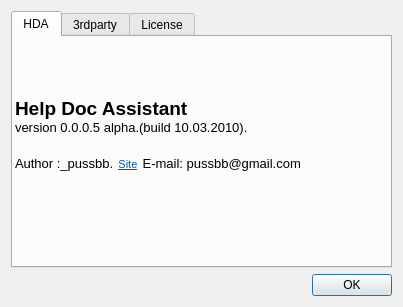
<?xml version="1.0" encoding="UTF-8"?>
<ui version="4.0">
 <class>About</class>
 <widget class="QDialog" name="About">
  <property name="windowModality">
   <enum>Qt::ApplicationModal</enum>
  </property>
  <property name="geometry">
   <rect>
    <x>0</x>
    <y>0</y>
    <width>403</width>
    <height>307</height>
   </rect>
  </property>
  <property name="windowTitle">
   <string>About</string>
  </property>
  <property name="modal">
   <bool>true</bool>
  </property>
  <layout class="QGridLayout" name="gridLayout">
   <item row="0" column="0">
    <widget class="QTabWidget" name="tabWidget">
     <property name="currentIndex">
      <number>0</number>
     </property>
     <widget class="QWidget" name="tab">
      <attribute name="title">
       <string>HDA</string>
      </attribute>
      <widget class="QLabel" name="label">
       <property name="geometry">
        <rect>
         <x>2</x>
         <y>-32</y>
         <width>373</width>
         <height>261</height>
        </rect>
       </property>
       <property name="text">
        <string>&lt;!DOCTYPE HTML PUBLIC &quot;-//W3C//DTD HTML 4.0//EN&quot; &quot;http://www.w3.org/TR/REC-html40/strict.dtd&quot;&gt;
&lt;html&gt;&lt;head&gt;&lt;meta name=&quot;qrichtext&quot; content=&quot;1&quot; /&gt;&lt;style type=&quot;text/css&quot;&gt;
p, li { white-space: pre-wrap; }
&lt;/style&gt;&lt;/head&gt;&lt;body style=&quot; font-family:'DejaVu Sans'; font-size:8pt; font-weight:400; font-style:normal;&quot;&gt;
&lt;p style=&quot; margin-top:0px; margin-bottom:0px; margin-left:0px; margin-right:0px; -qt-block-indent:0; text-indent:0px;&quot;&gt;&lt;img src=&quot;:/etc/icons/file-manager.png&quot; /&gt;&lt;span style=&quot; font-size:14pt; font-weight:600;&quot;&gt;Help Doc Assistant  &lt;/span&gt;&lt;/p&gt;
&lt;p align=&quot;justify&quot; style=&quot; margin-top:0px; margin-bottom:0px; margin-left:0px; margin-right:0px; -qt-block-indent:0; text-indent:0px;&quot;&gt;&lt;span style=&quot; font-size:10pt;&quot;&gt;version 0.0.0.5 alpha.(build 10.03.2010).&lt;/span&gt;&lt;/p&gt;
&lt;p align=&quot;justify&quot; style=&quot;-qt-paragraph-type:empty; margin-top:0px; margin-bottom:0px; margin-left:0px; margin-right:0px; -qt-block-indent:0; text-indent:0px; font-size:10pt;&quot;&gt;&lt;/p&gt;
&lt;p align=&quot;justify&quot; style=&quot; margin-top:0px; margin-bottom:0px; margin-left:0px; margin-right:0px; -qt-block-indent:0; text-indent:0px;&quot;&gt;&lt;span style=&quot; font-size:10pt;&quot;&gt;Author :_pussbb.&lt;/span&gt;&lt;span style=&quot; font-size:14pt;&quot;&gt; &lt;/span&gt;&lt;a href=&quot;http://krabik.co.ua/&quot;&gt;&lt;span style=&quot; text-decoration: underline; color:#0057ae;&quot;&gt;Site&lt;/span&gt;&lt;/a&gt;&lt;span style=&quot; font-size:14pt;&quot;&gt; &lt;/span&gt;&lt;span style=&quot; font-size:10pt;&quot;&gt;E-mail: pussbb@gmail.com  &lt;/span&gt;&lt;/p&gt;&lt;/body&gt;&lt;/html&gt;</string>
       </property>
      </widget>
     </widget>
     <widget class="QWidget" name="tab_2">
      <attribute name="title">
       <string>3rdparty</string>
      </attribute>
      <widget class="QLabel" name="label_2">
       <property name="geometry">
        <rect>
         <x>6</x>
         <y>0</y>
         <width>381</width>
         <height>245</height>
        </rect>
       </property>
       <property name="text">
        <string>***********************************************************************
The QXML-RPC library is a full Qt4 based implementation of 
XML-RPC ( http://www.xmlrpc.com/ ) protocol, 
licensed under GPLv2 ( If you are interested to use this library in
project with other licenses, feel free to contact me ).

Dmytro Poplavskiy  ( Dmitry.Poplavsky@gmail.com )
***********************************************************************
 SyntaxHighlighter
 http://alexgorbatchev.com/

 SyntaxHighlighter is donationware. If you are using it, please donate.
 http://alexgorbatchev.com/wiki/SyntaxHighlighter:Donate
  @version  2.1.364 (October 15 2009)
  SyntaxHighlighter is free software: you can redistribute it and/or modify
 it under the terms of the GNU Lesser General Public License as published by
 the Free Software Foundation, either version 3 of the License, or
 (at your option) any later version.
***********************************************************************</string>
       </property>
      </widget>
     </widget>
     <widget class="QWidget" name="tab_3">
      <attribute name="title">
       <string>License</string>
      </attribute>
      <widget class="QTextBrowser" name="textBrowser">
       <property name="geometry">
        <rect>
         <x>4</x>
         <y>4</y>
         <width>377</width>
         <height>231</height>
        </rect>
       </property>
       <property name="html">
        <string>&lt;!DOCTYPE HTML PUBLIC &quot;-//W3C//DTD HTML 4.0//EN&quot; &quot;http://www.w3.org/TR/REC-html40/strict.dtd&quot;&gt;
&lt;html&gt;&lt;head&gt;&lt;meta name=&quot;qrichtext&quot; content=&quot;1&quot; /&gt;&lt;style type=&quot;text/css&quot;&gt;
p, li { white-space: pre-wrap; }
&lt;/style&gt;&lt;/head&gt;&lt;body style=&quot; font-family:'DejaVu Sans'; font-size:8pt; font-weight:400; font-style:normal;&quot;&gt;
&lt;p style=&quot;-qt-paragraph-type:empty; margin-top:0px; margin-bottom:0px; margin-left:0px; margin-right:0px; -qt-block-indent:0; text-indent:0px;&quot;&gt;&lt;/p&gt;&lt;/body&gt;&lt;/html&gt;</string>
       </property>
      </widget>
     </widget>
    </widget>
   </item>
   <item row="1" column="0">
    <widget class="QDialogButtonBox" name="buttonBox">
     <property name="orientation">
      <enum>Qt::Horizontal</enum>
     </property>
     <property name="standardButtons">
      <set>QDialogButtonBox::Ok</set>
     </property>
    </widget>
   </item>
  </layout>
 </widget>
 <resources/>
 <connections>
  <connection>
   <sender>buttonBox</sender>
   <signal>accepted()</signal>
   <receiver>About</receiver>
   <slot>accept()</slot>
   <hints>
    <hint type="sourcelabel">
     <x>248</x>
     <y>254</y>
    </hint>
    <hint type="destinationlabel">
     <x>157</x>
     <y>274</y>
    </hint>
   </hints>
  </connection>
  <connection>
   <sender>buttonBox</sender>
   <signal>rejected()</signal>
   <receiver>About</receiver>
   <slot>reject()</slot>
   <hints>
    <hint type="sourcelabel">
     <x>316</x>
     <y>260</y>
    </hint>
    <hint type="destinationlabel">
     <x>286</x>
     <y>274</y>
    </hint>
   </hints>
  </connection>
 </connections>
</ui>
